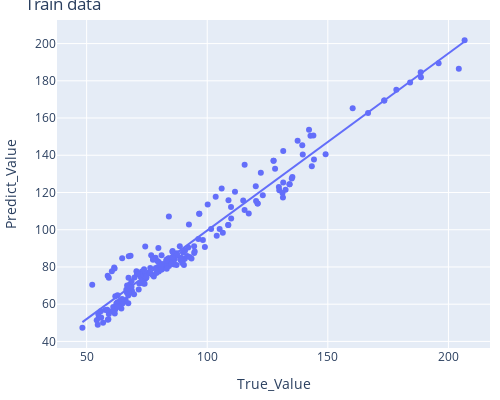
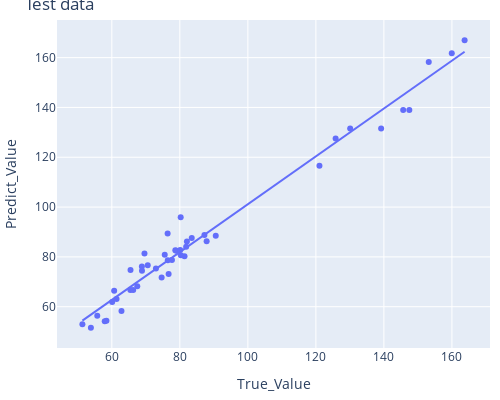

The notebook cell saved with these charts, in order:
### Markdown cell above
<h2 style="color:cyan">Polynomial Regression Model - All inputs - Frequency</h2>

### Code cell
# All parameters
polyEstimate(x_train_frequency, ym_train_frequency.Frequency0, x_test_frequency, ym_test_frequency.Frequency0, order=2)

### Figure 1 — Plotly figure (JSON) as saved in the notebook; plotly's stock layout.template omitted (floating-point values rounded to 4 significant figures; data arrays with more than 128 entries replaced by an {"elided": "..."} marker saying what was removed)
{"data": [{"hovertemplate": "True_Value=%{x}<br>Predict_Value=%{y}<extra></extra>", "legendgroup": "", "marker": {"color": "#636efa", "symbol": "circle"}, "mode": "markers", "name": "", "orientation": "v", "showlegend": false, "type": "scatter", "x": {"elided": "210 float values"}, "xaxis": "x", "y": {"elided": "210 float values"}, "yaxis": "y"}, {"hovertemplate": "<b>OLS trendline</b><br>Predict_Value = 0.951319 * True_Value + 4.46532<br>R<sup>2</sup>=0.951319<br><br>True_Value=%{x}<br>Predict_Value=%{y} <b>(trend)</b><extra></extra>", "legendgroup": "", "marker": {"color": "#636efa", "symbol": "circle"}, "mode": "lines", "name": "", "showlegend": false, "type": "scatter", "x": {"elided": "210 float values"}, "xaxis": "x", "y": {"elided": "210 float values"}, "yaxis": "y"}], "layout": {"height": 400, "legend": {"tracegroupgap": 0}, "margin": {"b": 10, "l": 10, "r": 10, "t": 20}, "title": {"text": "Train data"}, "width": 500, "xaxis": {"anchor": "y", "domain": [0, 1], "title": {"text": "True_Value"}}, "yaxis": {"anchor": "x", "domain": [0, 1], "title": {"text": "Predict_Value"}}}}

### Figure 2 — Plotly figure (JSON) as saved in the notebook; plotly's stock layout.template omitted (floating-point values rounded to 4 significant figures)
{"data": [{"hovertemplate": "True_Value=%{x}<br>Predict_Value=%{y}<extra></extra>", "legendgroup": "", "marker": {"color": "#636efa", "symbol": "circle"}, "mode": "markers", "name": "", "orientation": "v", "showlegend": false, "type": "scatter", "x": [153.2, 163.7, 160.0, 139.2, 147.5, 145.7, 121.0, 125.8, 130.1, 81.38, 87.88, 90.56, 67.48, 74.64, 76.7, 72.97, 77.68, 80.29, 76.46, 78.94, 82.08, 65.5, 68.84, 70.56, 75.56, 78.67, 81.86, 80.1, 83.5, 87.23, 69.6, 76.41, 80.25, 60.11, 65.45, 68.87, 57.92, 62.84, 66.29, 53.85, 58.42, 61.39, 51.35, 55.72, 60.69], "xaxis": "x", "y": [158.3, 167.0, 161.7, 131.6, 139.0, 139.0, 116.6, 127.5, 131.5, 80.24, 86.26, 88.52, 68.17, 71.75, 73.15, 75.31, 78.75, 80.71, 78.67, 82.49, 86.13, 74.78, 76.16, 76.66, 80.82, 82.65, 84.11, 82.8, 87.56, 88.79, 81.33, 89.42, 95.95, 61.85, 66.66, 74.44, 54.19, 58.29, 66.75, 51.51, 54.33, 63.08, 52.98, 56.35, 66.41], "yaxis": "y"}, {"hovertemplate": "<b>OLS trendline</b><br>Predict_Value = 0.960395 * True_Value + 5.10176<br>R<sup>2</sup>=0.973480<br><br>True_Value=%{x}<br>Predict_Value=%{y} <b>(trend)</b><extra></extra>", "legendgroup": "", "marker": {"color": "#636efa", "symbol": "circle"}, "mode": "lines", "name": "", "showlegend": false, "type": "scatter", "x": [51.35, 53.85, 55.72, 57.92, 58.42, 60.11, 60.69, 61.39, 62.84, 65.45, 65.5, 66.29, 67.48, 68.84, 68.87, 69.6, 70.56, 72.97, 74.64, 75.56, 76.41, 76.46, 76.7, 77.68, 78.67, 78.94, 80.1, 80.25, 80.29, 81.38, 81.86, 82.08, 83.5, 87.23, 87.88, 90.56, 121.0, 125.8, 130.1, 139.2, 145.7, 147.5, 153.2, 160.0, 163.7], "xaxis": "x", "y": [54.42, 56.82, 58.61, 60.73, 61.21, 62.83, 63.39, 64.06, 65.45, 67.96, 68.01, 68.77, 69.91, 71.22, 71.24, 71.95, 72.87, 75.18, 76.79, 77.67, 78.49, 78.53, 78.76, 79.71, 80.66, 80.92, 82.03, 82.17, 82.21, 83.26, 83.72, 83.93, 85.29, 88.88, 89.5, 92.08, 121.4, 125.9, 130.0, 138.8, 145.0, 146.7, 152.2, 158.7, 162.3], "yaxis": "y"}], "layout": {"height": 400, "legend": {"tracegroupgap": 0}, "margin": {"b": 10, "l": 10, "r": 10, "t": 20}, "title": {"text": "Test data"}, "width": 500, "xaxis": {"anchor": "y", "domain": [0, 1], "title": {"text": "True_Value"}}, "yaxis": {"anchor": "x", "domain": [0, 1], "title": {"text": "Predict_Value"}}}}
